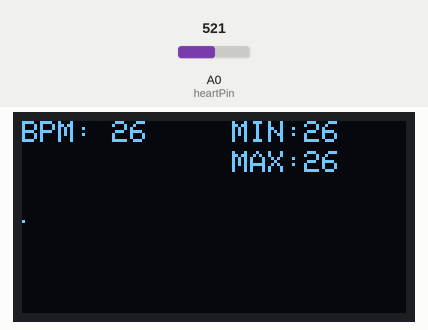
A sketch run on a simulated Arduino Uno, built with avr-gcc and run on an emulated ATmega328P. Parts: 128×64 one-colour display. The inputs (shaded band) are chosen by the test bench; at power-on: A0 (heartPin) = 512. What the sketch prints to the serial monitor is not drawn.

2.3 s: A0 (heartPin) set to 521
Above: at 3.4 s.
Timing chart, 0 to 5.3 s (numbered marks = the images above; inputs shaded):
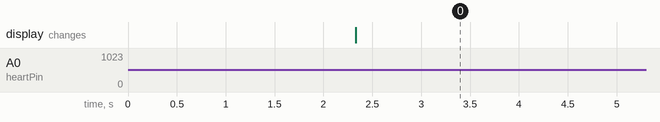

The sketch:

puls_OLED_v2.ino
```cpp
#include <Wire.h>
#include <Adafruit_GFX.h>
#include <Adafruit_SH110X.h>

// OLED SH1106
#define SCREEN_WIDTH 128
#define SCREEN_HEIGHT 64
Adafruit_SH1106G display(SCREEN_WIDTH, SCREEN_HEIGHT, &Wire, -1);

// Czujnik tętna
const int heartPin = A0;
int threshold = 512;
bool pulseDetected = false;

unsigned long lastBeatTime = 0;
int bpm = 0;

// Historia BPM
const int maxHistory = 60;
int bpmHistory[maxHistory] = {0};
int bpmIndex = 0;
int historyCount = 0;

void setup() {
  Serial.begin(9600);

  if (!display.begin(0x3C)) {
    Serial.println("Nie wykryto SH1106!");
    while (1);
  }

  display.clearDisplay();
  display.setTextSize(1);
  display.setTextColor(SH110X_WHITE);
  display.setCursor(0, 0);
  display.println("Pomiar tetna...");
  display.display();
  delay(1000);
}

void loop() {
  int signal = analogRead(heartPin);

  if (signal > threshold && !pulseDetected) {
    pulseDetected = true;
    unsigned long now = millis();
    unsigned long delta = now - lastBeatTime;

    if (delta > 300) {
      bpm = 60000 / delta;
      lastBeatTime = now;

      addToHistory(bpm);

      Serial.print("Tętno: ");
      Serial.print(bpm);
      Serial.println(" BPM");

      drawDisplay();
    }
  }

  if (signal < threshold) {
    pulseDetected = false;
  }

  delay(10);
}

void addToHistory(int value) {
  bpmHistory[bpmIndex] = value;
  bpmIndex = (bpmIndex + 1) % maxHistory;
  if (historyCount < maxHistory) historyCount++;
}

int getMinBPM() {
  int minVal = 999;
  for (int i = 0; i < historyCount; i++) {
    if (bpmHistory[i] < minVal) minVal = bpmHistory[i];
  }
  return minVal;
}

int getMaxBPM() {
  int maxVal = 0;
  for (int i = 0; i < historyCount; i++) {
    if (bpmHistory[i] > maxVal) maxVal = bpmHistory[i];
  }
  return maxVal;
}

void drawDisplay() {
  display.clearDisplay();

  // Aktualne BPM
  display.setTextSize(1);
  display.setCursor(0, 0);
  display.print("BPM: ");
  display.print(bpm);

  // Min / Max
  display.setCursor(70, 0);
  display.print("MIN:");
  display.print(getMinBPM());

  display.setCursor(70, 10);
  display.print("MAX:");
  display.print(getMaxBPM());

  // Wykres
  int start = (bpmIndex + maxHistory - SCREEN_WIDTH) % maxHistory;
  for (int x = 0; x < SCREEN_WIDTH && x < historyCount; x++) {
    int index = (start + x) % maxHistory;
    int barHeight = map(bpmHistory[index], 40, 180, 0, 30);
    barHeight = constrain(barHeight, 0, 30);
    display.drawPixel(x, SCREEN_HEIGHT - barHeight - 1, SH110X_WHITE);
  }

  display.display();
}
```

Measured:
- after the input at 2.3 s, the display: changes at once (image 0)
